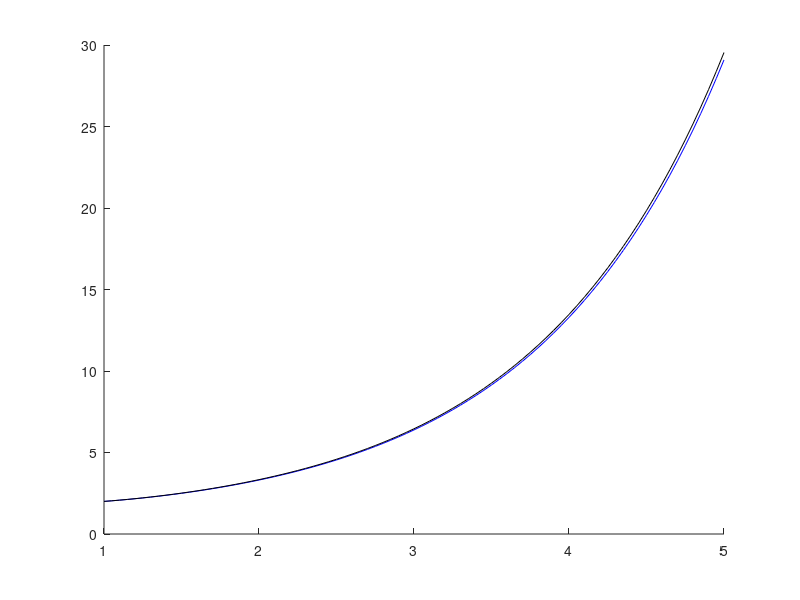

Write MATLAB code to recreate this figure. (Note: this script raises an error after producing the figure.)
clc
clear all
a=1;
b=5;
f=@(t,x)[((exp(t))-x)/t];
F1=@(t,x,h)[h*f(t,x)];
F2=@(t,x,h)[h*f(t+h/2,x+F1(t,x,h)/2)];
F3=@(t,x,h)[h*f(t+h/2,x+F2(t,x,h)/2)];
F4=@(t,x,h)[h*f(t+h,x+F3(t,x,h))];
t(1)=a; x1(1)=2;x2(1)=2;x3(1)=2;
h=0.05;
N=(b-a)/h;
for k=1:N
    t(k+1)=t(k)+h;
    x1(k+1)=x1(k)+f(t(k),x1(k))*h;
    x3(k+1)=x3(k)+(F1(t(k),x3(k),h)+2*F2(t(k),x3(k),h)+2*F3(t(k),x3(k),h)+F4(t(k),x3(k),h))/6;
end
hold on
plot(t,x1,'b')%solucion en azul para el metodo de Euler
plot(t,x3,'k')%solucion en negro para Runge-Kutta

syms y(t)
eqn = diff(y,t) == ((exp(t))-y)/t;
z = dsolve(eqn)
ezplot(z,[1,5])
legend ('Euler','Runge-kutta','Analitica')
hold off
